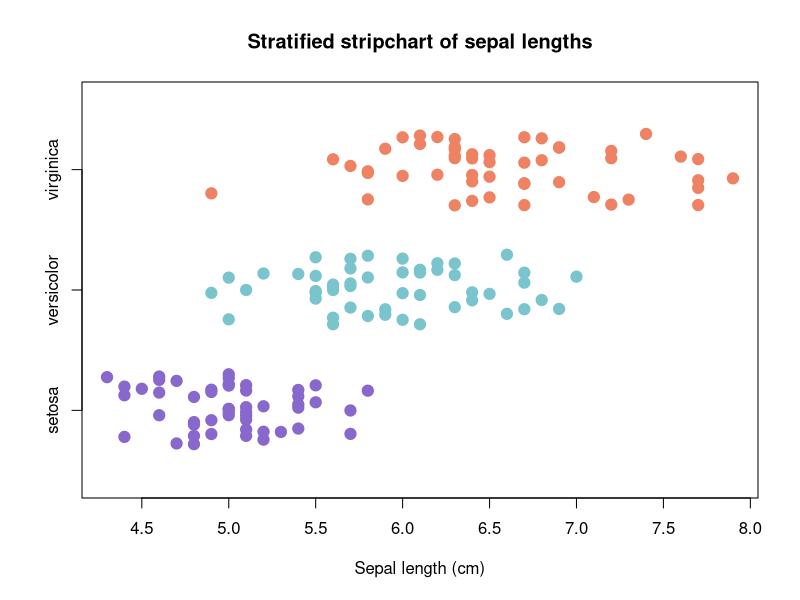

Recreate this plot in R.
## ---- chunk 1
rm( list = ls() )
## ---- chunk 2
head( iris )
## ---- chunk 3
stripchart(
    iris$Sepal.Length ~ iris$Species,
    main = "Stratified stripchart of sepal lengths",
    xlab = "Sepal length (cm)",
    method = "jitter",
    jitter = 0.3,
    pch = 19,
    cex = 1.5,
    col =
        c( "mediumpurple3", "cadetblue3", "salmon2")
)
## ---- chunk 4
setosa.sepal.length.data <-
    iris$Sepal.Length[ iris$Species == "setosa" ]

setosa.sepal.length.sample.mean <-
    mean( setosa.sepal.length.data )

cat(
    "Setosa sepal length sample mean:",
    formatC(
        setosa.sepal.length.sample.mean,
        format = "f",
        digits = 2
    )
)
## ---- chunk 5
versicolor.sepal.length.data <-
    iris$Sepal.Length[ iris$Species == "versicolor" ]

versicolor.sepal.length.sample.mean <-
    mean( versicolor.sepal.length.data )

cat(
    "Versicolor sepal length sample mean:",
    formatC(
        versicolor.sepal.length.sample.mean,
        format = "f",
        digits = 2
    )
)
## ---- chunk 6
virginica.sepal.length.data <-
    iris$Sepal.Length[ iris$Species == "virginica" ]

virginica.sepal.length.sample.mean <-
    mean( virginica.sepal.length.data )

cat(
    "Virginica sepal length sample mean:",
    formatC(
        virginica.sepal.length.sample.mean,
        format = "f",
        digits = 2
    )
)
## ---- chunk 7
sepal.length.sub.group.analysis.vector <-
    c(
        "setosa" =
            setosa.sepal.length.sample.mean,
        "versicolor" =
            versicolor.sepal.length.sample.mean,
        "virginica" =
            virginica.sepal.length.sample.mean
    )
## ---- chunk 8
sepal.length.sub.group.analysis.vector
## ---- chunk 9
as.table( sepal.length.sub.group.analysis.vector )
## ---- chunk 10
subgroup.analysis.data.frame <-
  data.frame(
    Species =
      c( "Setosa", "Versicolor", "Virginica" ),
    Sample.Mean =
      round(
        c( setosa.sepal.length.sample.mean,
           versicolor.sepal.length.sample.mean,
           virginica.sepal.length.sample.mean ),
        digits = 1
      )
  )

names( subgroup.analysis.data.frame )[ 2 ] <- "Sample Mean"

subgroup.analysis.data.frame
## ---- chunk 11
species.names.vector <-
  unique( iris$Species )

species.names.vector
## ---- chunk 12
subgroup.analysis.vector <-
  numeric( length( species.names.vector ) )

names( subgroup.analysis.vector ) <-
  species.names.vector

subgroup.analysis.vector

## ---- chunk 13


for( current.species in species.names.vector ) {
  
  current.species.data.frame <-
    iris[ iris$Species == current.species, ]
  
  current.species.sepal.length.sample.mean <-
    mean( current.species.data.frame$Sepal.Length )
  
  subgroup.analysis.vector[ current.species ] <-
    current.species.sepal.length.sample.mean
}

subgroup.analysis.vector
## ---- chunk 14
split(
  x = iris$Sepal.Length,
  f = iris$Species
)
## ---- chunk 15
tapply(
  X = iris$Sepal.Length,
  INDEX = iris$Species,
  FUN = mean
)
## ---- chunk 16
baseball.data.frame <- read.csv( "Baseball Batting Database.csv" )

split(
  baseball.data.frame$H,
  baseball.data.frame$Name
)
## ---- chunk 17
aggregate(
  list( iris$Sepal.Length ),
  list( iris$Species ),
  mean
)
## ---- chunk 18
aggregate(
  list( Sample.Mean = iris$Sepal.Length ),
  list( Species = iris$Species ),
  mean
)
## ---- chunk 19
aggregate.batting.data <-
  aggregate(
  list( "At Bats" = baseball.data.frame$AB, H = baseball.data.frame$H) ,
  list( baseball.data.frame$Name ),
  sum
)


names( aggregate.batting.data )[ 2 ] <- "At Bats"

aggregate.batting.data
